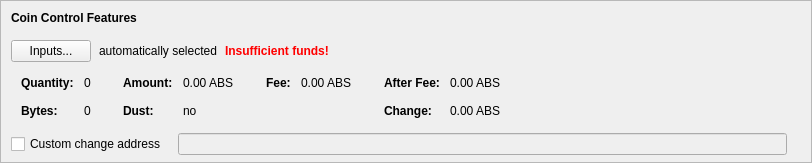
    <widget class="QFrame" name="frameCoinControl">
     <property name="sizePolicy">
      <sizepolicy hsizetype="Expanding" vsizetype="Expanding">
       <horstretch>0</horstretch>
       <verstretch>0</verstretch>
      </sizepolicy>
     </property>
     <property name="maximumSize">
      <size>
       <width>16777215</width>
       <height>16777215</height>
      </size>
     </property>
     <property name="frameShape">
      <enum>QFrame::StyledPanel</enum>
     </property>
     <property name="frameShadow">
      <enum>QFrame::Sunken</enum>
     </property>
     <layout class="QVBoxLayout" name="verticalLayoutCoinControl2">
      <property name="spacing">
       <number>0</number>
      </property>
      <property name="leftMargin">
       <number>0</number>
      </property>
      <property name="topMargin">
       <number>0</number>
      </property>
      <property name="rightMargin">
       <number>0</number>
      </property>
      <property name="bottomMargin">
       <number>6</number>
      </property>
      <item>
       <layout class="QVBoxLayout" name="verticalLayoutCoinControl" stretch="0,0,0,0,1">
        <property name="spacing">
         <number>0</number>
        </property>
        <property name="leftMargin">
         <number>10</number>
        </property>
        <property name="topMargin">
         <number>10</number>
        </property>
        <item>
         <layout class="QHBoxLayout" name="horizontalLayoutCoinControl1">
          <property name="bottomMargin">
           <number>15</number>
          </property>
          <item>
           <widget class="QLabel" name="labelCoinControlFeatures">
            <property name="sizePolicy">
             <sizepolicy hsizetype="Preferred" vsizetype="Maximum">
              <horstretch>0</horstretch>
              <verstretch>0</verstretch>
             </sizepolicy>
            </property>
            <property name="font">
             <font>
              <weight>75</weight>
              <bold>true</bold>
             </font>
            </property>
            <property name="styleSheet">
             <string notr="true">font-weight:bold;</string>
            </property>
            <property name="text">
             <string>Coin Control Features</string>
            </property>
           </widget>
          </item>
         </layout>
        </item>
        <item>
         <layout class="QHBoxLayout" name="horizontalLayoutCoinControl2" stretch="0,0,0,0">
          <property name="spacing">
           <number>8</number>
          </property>
          <property name="bottomMargin">
           <number>10</number>
          </property>
          <item>
           <widget class="QPushButton" name="pushButtonCoinControl">
            <property name="styleSheet">
             <string notr="true"/>
            </property>
            <property name="text">
             <string>Inputs...</string>
            </property>
            <property name="autoDefault">
             <bool>false</bool>
            </property>
           </widget>
          </item>
          <item>
           <widget class="QLabel" name="labelCoinControlAutomaticallySelected">
            <property name="text">
             <string>automatically selected</string>
            </property>
            <property name="margin">
             <number>5</number>
            </property>
           </widget>
          </item>
          <item>
           <widget class="QLabel" name="labelCoinControlInsuffFunds">
            <property name="font">
             <font>
              <weight>75</weight>
              <bold>true</bold>
             </font>
            </property>
            <property name="styleSheet">
             <string notr="true">color:red;font-weight:bold;</string>
            </property>
            <property name="text">
             <string>Insufficient funds!</string>
            </property>
            <property name="margin">
             <number>5</number>
            </property>
           </widget>
          </item>
          <item>
           <spacer name="horizontalSpacerCoinControl">
            <property name="orientation">
             <enum>Qt::Horizontal</enum>
            </property>
            <property name="sizeHint" stdset="0">
             <size>
              <width>40</width>
              <height>1</height>
             </size>
            </property>
           </spacer>
          </item>
         </layout>
        </item>
        <item>
         <widget class="QWidget" name="widgetCoinControl" native="true">
          <property name="sizePolicy">
           <sizepolicy hsizetype="Preferred" vsizetype="Preferred">
            <horstretch>0</horstretch>
            <verstretch>0</verstretch>
           </sizepolicy>
          </property>
          <property name="minimumSize">
           <size>
            <width>0</width>
            <height>0</height>
           </size>
          </property>
          <property name="styleSheet">
           <string notr="true"/>
          </property>
          <layout class="QHBoxLayout" name="horizontalLayoutCoinControl5">
           <property name="leftMargin">
            <number>0</number>
           </property>
           <property name="topMargin">
            <number>0</number>
           </property>
           <property name="rightMargin">
            <number>0</number>
           </property>
           <property name="bottomMargin">
            <number>0</number>
           </property>
           <item>
            <layout class="QHBoxLayout" name="horizontalLayoutCoinControl3" stretch="0,0,0,1">
             <property name="spacing">
              <number>20</number>
             </property>
             <property name="topMargin">
              <number>0</number>
             </property>
             <property name="bottomMargin">
              <number>10</number>
             </property>
             <item>
              <layout class="QFormLayout" name="formLayoutCoinControl1">
               <property name="horizontalSpacing">
                <number>10</number>
               </property>
               <property name="verticalSpacing">
                <number>14</number>
               </property>
               <property name="leftMargin">
                <number>10</number>
               </property>
               <property name="topMargin">
                <number>4</number>
               </property>
               <property name="rightMargin">
                <number>6</number>
               </property>
               <item row="0" column="0">
                <widget class="QLabel" name="labelCoinControlQuantityText">
                 <property name="font">
                  <font>
                   <weight>75</weight>
                   <bold>true</bold>
                  </font>
                 </property>
                 <property name="text">
                  <string>Quantity:</string>
                 </property>
                 <property name="margin">
                  <number>0</number>
                 </property>
                </widget>
               </item>
               <item row="0" column="1">
                <widget class="QLabel" name="labelCoinControlQuantity">
                 <property name="cursor">
                  <cursorShape>IBeamCursor</cursorShape>
                 </property>
                 <property name="contextMenuPolicy">
                  <enum>Qt::ActionsContextMenu</enum>
                 </property>
                 <property name="text">
                  <string notr="true">0</string>
                 </property>
                 <property name="margin">
                  <number>0</number>
                 </property>
                 <property name="textInteractionFlags">
                  <set>Qt::LinksAccessibleByMouse|Qt::TextSelectableByKeyboard|Qt::TextSelectableByMouse</set>
                 </property>
                </widget>
               </item>
               <item row="1" column="0">
                <widget class="QLabel" name="labelCoinControlBytesText">
                 <property name="font">
                  <font>
                   <weight>75</weight>
                   <bold>true</bold>
                  </font>
                 </property>
                 <property name="text">
                  <string>Bytes:</string>
                 </property>
                </widget>
               </item>
               <item row="1" column="1">
                <widget class="QLabel" name="labelCoinControlBytes">
                 <property name="cursor">
                  <cursorShape>IBeamCursor</cursorShape>
                 </property>
                 <property name="contextMenuPolicy">
                  <enum>Qt::ActionsContextMenu</enum>
                 </property>
                 <property name="text">
                  <string notr="true">0</string>
                 </property>
                 <property name="textInteractionFlags">
                  <set>Qt::LinksAccessibleByMouse|Qt::TextSelectableByKeyboard|Qt::TextSelectableByMouse</set>
                 </property>
                </widget>
               </item>
              </layout>
             </item>
             <item>
              <layout class="QFormLayout" name="formLayoutCoinControl2">
               <property name="horizontalSpacing">
                <number>10</number>
               </property>
               <property name="verticalSpacing">
                <number>14</number>
               </property>
               <property name="leftMargin">
                <number>6</number>
               </property>
               <property name="topMargin">
                <number>4</number>
               </property>
               <property name="rightMargin">
                <number>6</number>
               </property>
               <item row="0" column="0">
                <widget class="QLabel" name="labelCoinControlAmountText">
                 <property name="font">
                  <font>
                   <weight>75</weight>
                   <bold>true</bold>
                  </font>
                 </property>
                 <property name="text">
                  <string>Amount:</string>
                 </property>
                 <property name="margin">
                  <number>0</number>
                 </property>
                </widget>
               </item>
               <item row="0" column="1">
                <widget class="QLabel" name="labelCoinControlAmount">
                 <property name="cursor">
                  <cursorShape>IBeamCursor</cursorShape>
                 </property>
                 <property name="contextMenuPolicy">
                  <enum>Qt::ActionsContextMenu</enum>
                 </property>
                 <property name="text">
                  <string notr="true">0.00 ABS</string>
                 </property>
                 <property name="textInteractionFlags">
                  <set>Qt::LinksAccessibleByMouse|Qt::TextSelectableByKeyboard|Qt::TextSelectableByMouse</set>
                 </property>
                </widget>
               </item>
               <item row="1" column="0">
                <widget class="QLabel" name="labelCoinControlLowOutputText">
                 <property name="font">
                  <font>
                   <weight>75</weight>
                   <bold>true</bold>
                  </font>
                 </property>
                 <property name="text">
                  <string>Dust:</string>
                 </property>
                </widget>
               </item>
               <item row="1" column="1">
                <widget class="QLabel" name="labelCoinControlLowOutput">
                 <property name="cursor">
                  <cursorShape>IBeamCursor</cursorShape>
                 </property>
                 <property name="contextMenuPolicy">
                  <enum>Qt::ActionsContextMenu</enum>
                 </property>
                 <property name="text">
                  <string notr="true">no</string>
                 </property>
                 <property name="textInteractionFlags">
                  <set>Qt::LinksAccessibleByMouse|Qt::TextSelectableByKeyboard|Qt::TextSelectableByMouse</set>
                 </property>
                </widget>
               </item>
              </layout>
             </item>
             <item>
              <layout class="QFormLayout" name="formLayoutCoinControl3">
               <property name="horizontalSpacing">
                <number>10</number>
               </property>
               <property name="verticalSpacing">
                <number>14</number>
               </property>
               <property name="leftMargin">
                <number>6</number>
               </property>
               <property name="topMargin">
                <number>4</number>
               </property>
               <property name="rightMargin">
                <number>6</number>
               </property>
               <item row="0" column="0">
                <widget class="QLabel" name="labelCoinControlFeeText">
                 <property name="font">
                  <font>
                   <weight>75</weight>
                   <bold>true</bold>
                  </font>
                 </property>
                 <property name="text">
                  <string>Fee:</string>
                 </property>
                 <property name="margin">
                  <number>0</number>
                 </property>
                </widget>
               </item>
               <item row="0" column="1">
                <widget class="QLabel" name="labelCoinControlFee">
                 <property name="cursor">
                  <cursorShape>IBeamCursor</cursorShape>
                 </property>
                 <property name="contextMenuPolicy">
                  <enum>Qt::ActionsContextMenu</enum>
                 </property>
                 <property name="text">
                  <string notr="true">0.00 ABS</string>
                 </property>
                 <property name="textInteractionFlags">
                  <set>Qt::LinksAccessibleByMouse|Qt::TextSelectableByKeyboard|Qt::TextSelectableByMouse</set>
                 </property>
                </widget>
               </item>
             </layout>
             </item>
             <item>
              <layout class="QFormLayout" name="formLayoutCoinControl4">
               <property name="horizontalSpacing">
                <number>10</number>
               </property>
               <property name="verticalSpacing">
                <number>14</number>
               </property>
               <property name="leftMargin">
                <number>6</number>
               </property>
               <property name="topMargin">
                <number>4</number>
               </property>
               <property name="rightMargin">
                <number>6</number>
               </property>
               <item row="0" column="0">
                <widget class="QLabel" name="labelCoinControlAfterFeeText">
                 <property name="font">
                  <font>
                   <weight>75</weight>
                   <bold>true</bold>
                  </font>
                 </property>
                 <property name="text">
                  <string>After Fee:</string>
                 </property>
                 <property name="margin">
                  <number>0</number>
                 </property>
                </widget>
               </item>
               <item row="0" column="1">
                <widget class="QLabel" name="labelCoinControlAfterFee">
                 <property name="cursor">
                  <cursorShape>IBeamCursor</cursorShape>
                 </property>
                 <property name="contextMenuPolicy">
                  <enum>Qt::ActionsContextMenu</enum>
                 </property>
                 <property name="text">
                  <string notr="true">0.00 ABS</string>
                 </property>
                 <property name="textInteractionFlags">
                  <set>Qt::LinksAccessibleByMouse|Qt::TextSelectableByKeyboard|Qt::TextSelectableByMouse</set>
                 </property>
                </widget>
               </item>
               <item row="1" column="0">
                <widget class="QLabel" name="labelCoinControlChangeText">
                 <property name="font">
                  <font>
                   <weight>75</weight>
                   <bold>true</bold>
                  </font>
                 </property>
                 <property name="text">
                  <string>Change:</string>
                 </property>
                </widget>
               </item>
               <item row="1" column="1">
                <widget class="QLabel" name="labelCoinControlChange">
                 <property name="cursor">
                  <cursorShape>IBeamCursor</cursorShape>
                 </property>
                 <property name="contextMenuPolicy">
                  <enum>Qt::ActionsContextMenu</enum>
                 </property>
                 <property name="text">
                  <string notr="true">0.00 ABS</string>
                 </property>
                 <property name="textInteractionFlags">
                  <set>Qt::LinksAccessibleByMouse|Qt::TextSelectableByKeyboard|Qt::TextSelectableByMouse</set>
                 </property>
                </widget>
               </item>
              </layout>
             </item>
            </layout>
           </item>
          </layout>
         </widget>
        </item>
        <item>
         <layout class="QHBoxLayout" name="horizontalLayoutCoinControl4" stretch="0,0,0">
          <property name="spacing">
           <number>12</number>
          </property>
          <property name="sizeConstraint">
           <enum>QLayout::SetDefaultConstraint</enum>
          </property>
          <property name="topMargin">
           <number>5</number>
          </property>
          <property name="rightMargin">
           <number>5</number>
          </property>
          <item>
           <widget class="QCheckBox" name="checkBoxCoinControlChange">
            <property name="toolTip">
             <string>If this is activated, but the change address is empty or invalid, change will be sent to a newly generated address.</string>
            </property>
            <property name="text">
             <string>Custom change address</string>
            </property>
           </widget>
          </item>
          <item>
           <widget class="QValidatedLineEdit" name="lineEditCoinControlChange">
            <property name="enabled">
             <bool>false</bool>
            </property>
            <property name="sizePolicy">
             <sizepolicy hsizetype="Expanding" vsizetype="Fixed">
              <horstretch>0</horstretch>
              <verstretch>0</verstretch>
             </sizepolicy>
            </property>
           </widget>
          </item>
          <item>
           <widget class="QLabel" name="labelCoinControlChangeLabel">
            <property name="sizePolicy">
             <sizepolicy hsizetype="Preferred" vsizetype="Expanding">
              <horstretch>0</horstretch>
              <verstretch>0</verstretch>
             </sizepolicy>
            </property>
            <property name="minimumSize">
             <size>
              <width>0</width>
              <height>0</height>
             </size>
            </property>
            <property name="text">
             <string/>
            </property>
            <property name="margin">
             <number>3</number>
            </property>
           </widget>
          </item>
         </layout>
        </item>
        <item>
         <spacer name="verticalSpacerCoinControl">
          <property name="orientation">
           <enum>Qt::Vertical</enum>
          </property>
          <property name="sizeHint" stdset="0">
           <size>
            <width>800</width>
            <height>1</height>
           </size>
          </property>
         </spacer>
        </item>
       </layout>
      </item>
     </layout>
    </widget>
